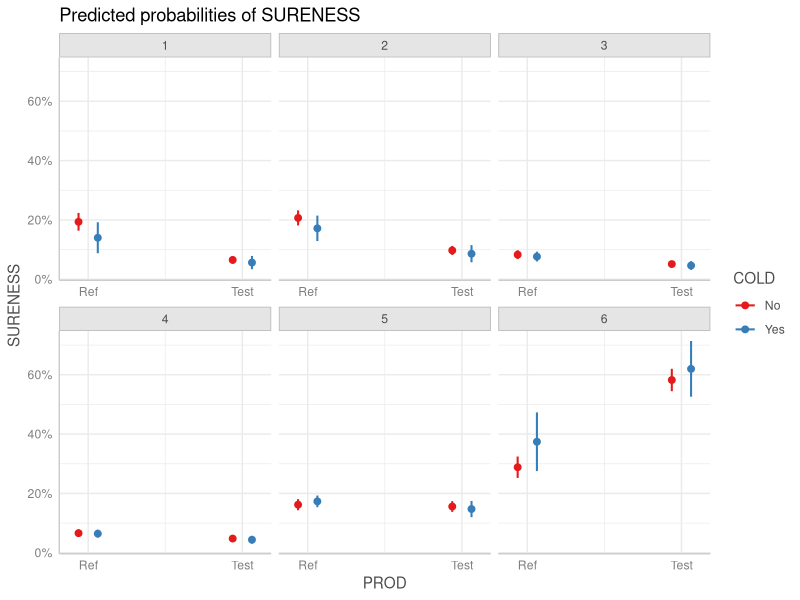

This figure's R source:
# browseURL("https://www.r-bloggers.com/how-to-perform-ordinal-logistic-regression-in-r/")
browseURL("http://127.0.0.1:8295/help/library/ordinal/doc/clm_article.pdf")

library(ggeffects)
library(ordinal)
library(tidyverse)

# tibble(soup)

mod <- clmm(SURENESS ~ PROD * COLD + (1|RESP), data = soup)
summary(mod)

pred <- ggpredict(mod, c("PROD", "COLD"))
pred
plot(pred)

soup$SURENESS
